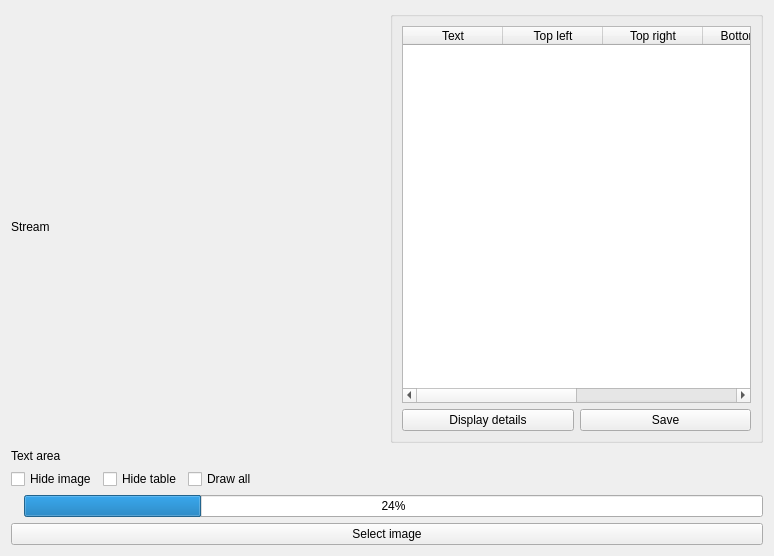
<?xml version="1.0" encoding="UTF-8"?>
<ui version="4.0">
 <class>widget_stream_player</class>
 <widget class="QWidget" name="widget_stream_player">
  <property name="geometry">
   <rect>
    <x>0</x>
    <y>0</y>
    <width>774</width>
    <height>556</height>
   </rect>
  </property>
  <property name="windowTitle">
   <string>Form</string>
  </property>
  <layout class="QVBoxLayout" name="verticalLayout">
   <item>
    <layout class="QHBoxLayout" name="horizontalLayout_2">
     <item>
      <widget class="QLabel" name="labelStream">
       <property name="sizePolicy">
        <sizepolicy hsizetype="Expanding" vsizetype="Expanding">
         <horstretch>0</horstretch>
         <verstretch>0</verstretch>
        </sizepolicy>
       </property>
       <property name="text">
        <string>Stream</string>
       </property>
      </widget>
     </item>
     <item>
      <widget class="QGroupBox" name="groupBoxTable">
       <property name="sizePolicy">
        <sizepolicy hsizetype="Expanding" vsizetype="Preferred">
         <horstretch>0</horstretch>
         <verstretch>0</verstretch>
        </sizepolicy>
       </property>
       <property name="title">
        <string/>
       </property>
       <property name="flat">
        <bool>false</bool>
       </property>
       <layout class="QGridLayout" name="gridLayout">
        <item row="0" column="0" colspan="2">
         <widget class="QTableWidget" name="tableWidgetOcrResult">
          <column>
           <property name="text">
            <string>Text</string>
           </property>
          </column>
          <column>
           <property name="text">
            <string>Top left</string>
           </property>
          </column>
          <column>
           <property name="text">
            <string>Top right</string>
           </property>
          </column>
          <column>
           <property name="text">
            <string>Bottom right</string>
           </property>
          </column>
          <column>
           <property name="text">
            <string>Bottom left</string>
           </property>
          </column>
          <column>
           <property name="text">
            <string>Confidence</string>
           </property>
          </column>
         </widget>
        </item>
        <item row="1" column="0">
         <widget class="QPushButton" name="pushButtonDisplayDetails">
          <property name="text">
           <string>Display details</string>
          </property>
         </widget>
        </item>
        <item row="1" column="1">
         <widget class="QPushButton" name="pushButtonSave">
          <property name="text">
           <string>Save</string>
          </property>
         </widget>
        </item>
       </layout>
      </widget>
     </item>
    </layout>
   </item>
   <item>
    <widget class="QLabel" name="labelTextArea">
     <property name="text">
      <string>Text area</string>
     </property>
    </widget>
   </item>
   <item>
    <layout class="QHBoxLayout" name="horizontalLayout">
     <item>
      <widget class="QCheckBox" name="checkBoxHideImage">
       <property name="sizePolicy">
        <sizepolicy hsizetype="Maximum" vsizetype="Fixed">
         <horstretch>0</horstretch>
         <verstretch>0</verstretch>
        </sizepolicy>
       </property>
       <property name="text">
        <string>Hide image</string>
       </property>
      </widget>
     </item>
     <item>
      <widget class="QCheckBox" name="checkBoxHideTable">
       <property name="sizePolicy">
        <sizepolicy hsizetype="Maximum" vsizetype="Fixed">
         <horstretch>0</horstretch>
         <verstretch>0</verstretch>
        </sizepolicy>
       </property>
       <property name="text">
        <string>Hide table</string>
       </property>
      </widget>
     </item>
     <item>
      <widget class="QCheckBox" name="checkBoxDrawAll">
       <property name="text">
        <string>Draw all</string>
       </property>
      </widget>
     </item>
    </layout>
   </item>
   <item>
    <layout class="QHBoxLayout" name="horizontalLayout_3">
     <item>
      <widget class="QLabel" name="labelProgress">
       <property name="text">
        <string/>
       </property>
      </widget>
     </item>
     <item>
      <widget class="QProgressBar" name="progressBar">
       <property name="value">
        <number>24</number>
       </property>
      </widget>
     </item>
    </layout>
   </item>
   <item>
    <widget class="QPushButton" name="pushButtonSelectImage">
     <property name="text">
      <string>Select image</string>
     </property>
    </widget>
   </item>
  </layout>
 </widget>
 <resources/>
 <connections/>
</ui>
